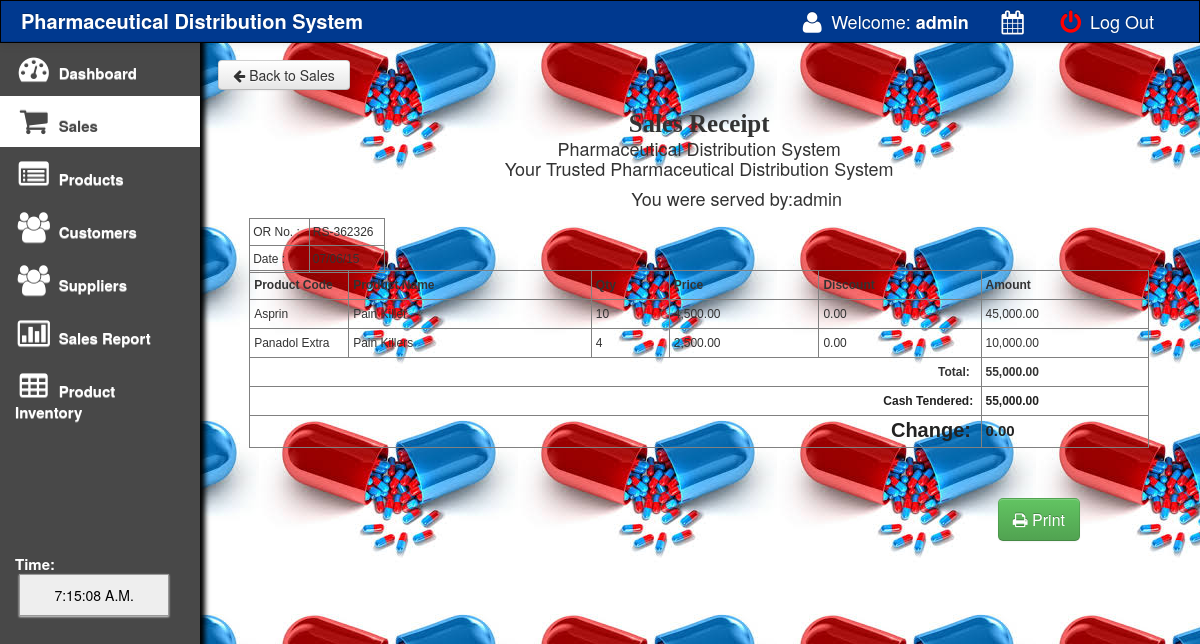
Screenshot of /main/preview.php?invoice=RS-362326 (signed in) with the database file from the repository.
### tables this page shows
CREATE TABLE IF NOT EXISTS `sales` (
  `transaction_id` int(11) NOT NULL AUTO_INCREMENT,
  `invoice_number` varchar(100) NOT NULL,
  `cashier` varchar(100) NOT NULL,
  `date` varchar(100) NOT NULL,
  `type` varchar(100) NOT NULL,
  `amount` varchar(100) NOT NULL,
  `profit` varchar(100) NOT NULL,
  `due_date` varchar(100) NOT NULL,
  `name` varchar(100) NOT NULL,
  `balance` varchar(100) NOT NULL,
  PRIMARY KEY (`transaction_id`)
);

CREATE TABLE IF NOT EXISTS `sales_order` (
  `transaction_id` int(11) NOT NULL AUTO_INCREMENT,
  `invoice` varchar(100) NOT NULL,
  `product` varchar(100) NOT NULL,
  `qty` varchar(100) NOT NULL,
  `amount` varchar(100) NOT NULL,
  `profit` varchar(100) NOT NULL,
  `product_code` varchar(150) NOT NULL,
  `gen_name` varchar(200) NOT NULL,
  `name` varchar(200) NOT NULL,
  `price` varchar(100) NOT NULL,
  `discount` varchar(100) NOT NULL,
  `date` varchar(500) NOT NULL,
  PRIMARY KEY (`transaction_id`)
);

### main/preview.php (the view, shortened to what this page needs)
<!DOCTYPE html>
<html>
<head>
 <link href="css/bootstrap.css" rel="stylesheet">
    <link rel="stylesheet" type="text/css" href="css/DT_bootstrap.css">
  <link rel="stylesheet" href="css/font-awesome.min.css">
    <link href="css/bootstrap-responsive.css" rel="stylesheet">
<link href="../style.css" media="screen" rel="stylesheet" type="text/css" />
<link href="src/facebox.css" media="screen" rel="stylesheet" type="text/css" />
<?php
$invoice=$_GET['invoice'];
include('../connect.php');
$result = $db->prepare("SELECT * FROM sales WHERE invoice_number= :userid");
$result->bindParam(':userid', $invoice);
$result->execute();
for($i=0; $row = $result->fetch(); $i++){
$invoice=$row['invoice_number'];
$date=$row['date'];
$cash=$row['due_date'];
$pt=$row['type'];
$am=$row['amount'];
if($pt=='cash'){
$cash=$row['due_date'];
$amount=$cash-$am;
}
}
?>
<?php
function createRandomPassword() {
	$chars = "003232303232023232023456789";
	$i = 0;
	$pass = '' ;
	while ($i <= 7) {
		$num = rand() % 33;
		$tmp = substr($chars, $num, 1);
		$pass = $pass . $tmp;
		$i++;
	}
	return $pass;
}
$finalcode='RS-'.createRandomPassword();
?>
<body>
<?php include('navfixed.php');?>
	<div class="container-fluid">
      <div class="row-fluid">
	<div class="span2">
             <div class="well sidebar-nav">
                 <ul class="nav nav-list">
              <li><a href="index.php"><i class="icon-dashboard icon-2x"></i> Dashboard </a></li>
			<li class="active"><a href="sales.php?id=cash&invoice"><i class="icon-shopping-cart icon-2x"></i> Sales</a>  </li>
			<li><a href="products.php"><i class="icon-list-alt icon-2x"></i> Products</a>                                     </li>
			<li><a href="customer.php"><i class="icon-group icon-2x"></i> Customers</a>                                    </li>
			<li><a href="supplier.php"><i class="icon-group icon-2x"></i> Suppliers</a>                                    </li>
			<li><a href="salesreport.php?d1=0&d2=0"><i class="icon-bar-chart icon-2x"></i> Sales Report</a>                </li>
			<li><a href="sales_inventory.php"><i class="icon-table icon-2x"></i> Product Inventory</a>                </li>
				<br><br><br><br><br><br>
			<li>
			 <div class="hero-unit-clock">
			<form name="clock">
			<font color="white">Time: <br></font>&nbsp;<input style="width:150px;" type="submit" class="trans" name="face" value="">
			</form>
			  </div>
			</li>
				</ul>
          </div>
        </div>
	<div class="span10">
	<a href="sales.php?id=cash&invoice=<?php echo $finalcode ?>"><button class="btn btn-default"><i class="icon-arrow-left"></i> Back to Sales</button></a>
<div class="content" id="content">
<div style="margin: 0 auto; padding: 20px; width: 900px; font-weight: normal;">
	<div style="width: 100%; height: 190px;" >
	<div style="width: 900px; float: left;">
	<center><div style="font:bold 25px 'Aleo';">Sales Receipt</div>
	  <p>Pharmaceutical Distribution System<br>
	    Your Trusted Pharmaceutical Distribution System</p>
        <p>&nbsp&nbsp&nbsp&nbsp&nbsp&nbsp&nbsp&nbsp&nbsp&nbsp
&nbsp&nbsp&nbsp
 You were served by:<?php echo $_SESSION['SESS_LAST_NAME'];?>
</p>
	</center>
	</div>
	<div style="width: 136px; float: left; height: 70px;">
	<table border="1" cellpadding="3" cellspacing="0" style="font-family: arial; font-size: 12px;text-align:left;width : 100%;">
		<tr>
			<td>OR No. :</td>
			<td><?php echo $invoice ?></td>
		</tr>
		<tr>
			<td>Date :</td>
			<td><?php echo $date ?></td>
		</tr>
	</table>
	<p><br />
	  <br /><br />
	</p>
	<p><br />
	  <br /><br />
	  </p>
	</div>
	</div>
	<div style="width: 100%; float: left; margin-top:-30px;">
	<table border="1" cellpadding="4" cellspacing="0" style="font-family: arial; font-size: 12px;	text-align:left;" width="100%">
		<thead>
			<tr>
				<th width="90"> Product Code </th>
				<th> Product Name </th>
				<th> Qty </th>
				<th> Price </th>
				<th> Discount </th>
				<th> Amount </th>
			</tr>
		</thead>
		<tbody>
				<?php
					$id=$_GET['invoice'];
					$result = $db->prepare("SELECT * FROM sales_order WHERE invoice= :userid");
					$result->bindParam(':userid', $id);
					$result->execute();
					for($i=0; $row = $result->fetch(); $i++){
				?>
				<tr class="record">
				<td><?php echo $row['product_code']; ?></td>
				<td><?php echo $row['name']; ?></td>
				<td><?php echo $row['qty']; ?></td>
				<td>
				<?php
				$ppp=$row['price'];
				echo formatMoney($ppp, true);
				?>
				</td>
				<td>
				<?php
				$ddd=$row['discount'];
				echo formatMoney($ddd, true);
				?>
				</td>
				<td>
				<?php
				$dfdf=$row['amount'];
				echo formatMoney($dfdf, true);
				?>
				</td>
				</tr>
				<?php
					}
				?>
				<tr>
					<td colspan="5" style=" text-align:right;"><strong style="font-size: 12px;">Total: &nbsp;</strong></td>
					<td colspan="2"><strong style="font-size: 12px;">
					<?php
					$sdsd=$_GET['invoice'];
					$resultas = $db->prepare("SELECT sum(amount) FROM sales_order WHERE invoice= :a");
					$resultas->bindParam(':a', $sdsd);
					$resultas->execute();
					for($i=0; $rowas = $resultas->fetch(); $i++){
					$fgfg=$rowas['sum(amount)'];
					echo formatMoney($fgfg, true);
					}
					?>
					</strong></td>
				</tr>
				<?php if($pt=='cash'){
				?>
				<tr>
					<td colspan="5"style=" text-align:right;"><strong style="font-size: 12px; color: #222222;">Cash Tendered:&nbsp;</strong></td>
					<td colspan="2"><strong style="font-size: 12px; color: #222222;">
					<?php
					echo formatMoney($cash, true);
					?>
					</strong></td>
				</tr>
				<?php
				}
				?>
				<tr>
					<td colspan="5" style=" text-align:right;"><strong style="font-size: 12px; color: #222222;">
					<font style="font-size:20px;">
					<?php
					if($pt=='cash'){
					echo 'Change:';
					}
					?>&nbsp;
					</strong></td>
					<td colspan="2"><strong style="font-size: 15px; color: #222222;">
					<?php
					function formatMoney($number, $fractional=false) {
						if ($fractional) {
							$number = sprintf('%.2f', $number);
						}
						while (true) {
							$replaced = preg_replace('/(-?\d+)(\d\d\d)/', '$1,$2', $number);
							if ($replaced != $number) {
								$number = $replaced;
							} else {
								break;
							}
						}
						return $number;
					}
					if($pt=='cash'){
					echo formatMoney($amount, true);
					}
					?>
					</strong></td>
				</tr>
		</tbody>
	</table>
	</div>
	<p>&nbsp;</p>
	</div>
	</div>
	</div>
<div class="pull-right" style="margin-right:100px;">
		<a href="javascript:Clickheretoprint()" style="font-size:20px;"><button class="btn btn-success btn-large"><i class="icon-print"></i> Print</button></a>
		</div>
</div>
<br>
</div>

### style.css (style rules this page uses)
input { border: 1px solid #999; background: #EEEEEE; padding: 10px; box-shadow:0 1px 2px #ddd; -moz-box-shadow:0 1px 2px #ddd; -webkit-box-shadow:0 1px 2px #ddd; }

### main/preview.php (style rules this page uses)
.sidebar-nav { padding: 9px 0; }

### rows the page displays
sales: invoice_number "RS-362326", date "07/06/15", due_date "55,000.00", formatMoney($amount, true) "0.00"
sales_order: product_code "Asprin", name "Pain Killer", qty "10", price "4,500.00", discount "0.00", amount "45,000.00"
sales_order: product_code "Panadol Extra", name "Pain Killers", qty "4", price "2,500.00", discount "0.00", amount "10,000.00"

### other values shown
$_SESSION['SESS_LAST_NAME'] "admin"
formatMoney($fgfg, true) "55,000.00"
